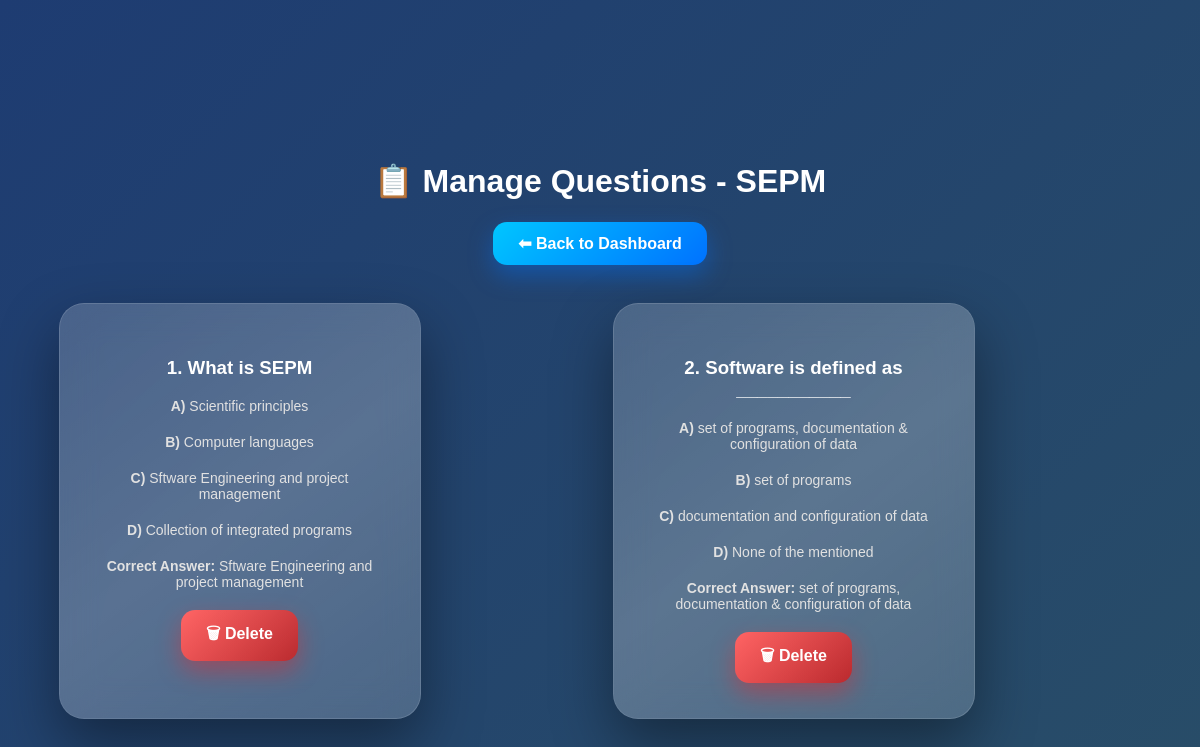
The app's page /manage_questions (signed in) with its own data.
### tables this page shows
CREATE TABLE exams(
                    id INTEGER PRIMARY KEY AUTOINCREMENT,
                    teacher_name TEXT,
                    subject TEXT,
                    question TEXT,
                    option1 TEXT,
                    option2 TEXT,
                    option3 TEXT,
                    option4 TEXT,
                    answer TEXT
                );

### app.py (the view)
@app.route("/manage_questions")
def manage_questions():
    if "teacher_name" not in session:
        return redirect("/teacher")
    conn = sqlite3.connect(DATABASE)
    c = conn.cursor()
    c.execute("SELECT * FROM exams WHERE subject = ?",
              (session["subject"],))
    questions = c.fetchall()
    conn.close()
    return render_template("manage_questions.html",
                           questions=questions,
                           subject=session["subject"])

### templates/manage_questions.html (shortened to what this page needs)
<!DOCTYPE html>
<html>
<head>
    <link rel="stylesheet" href="{{ url_for('static', filename='teacher.css') }}">
</head>
<body>
<div class="dashboard-container">
    <h1>📋 Manage Questions - {{ subject }}</h1>
    <a href="{{ url_for('teacher_dashboard') }}" class="btn">⬅ Back to Dashboard</a>
    <br><br>
    {% if questions %}
        <div class="questions-grid">
            {% for q in questions %}
            <div class="card">
                <h3>{{ loop.index }}. {{ q[3] }}</h3>
                <p><b>A)</b> {{ q[4] }}</p>
                <p><b>B)</b> {{ q[5] }}</p>
                <p><b>C)</b> {{ q[6] }}</p>
                <p><b>D)</b> {{ q[7] }}</p>
                <p><b>Correct Answer:</b> {{ q[8] }}</p>
                <a href="{{ url_for('delete_question', question_id=q[0]) }}"
                   class="btn logout-btn"
                   onclick="return confirm('Are you sure you want to delete this question?');">
                   🗑 Delete
                </a>
            </div>
            {% endfor %}
        </div>
    {% else %}
        <p>No questions created yet.</p>
    {% endif %}
</div>
</body>
</html>

### static/teacher.css (style rules this page uses)
body { margin: 0; font-family: 'Poppins', sans-serif; min-height: 100vh; background: linear-gradient(-45deg, #0f2027, #203a43, #2c5364, #1e3c72); background-size: 400% 400%; animation: gradientBG 12s ease infinite; display: flex; justify-content: center; align-items: center; padding: 30px; }
.dashboard-container { text-align: center; color: white; width: 95%; max-width: 1100px; }
.card { background: rgba(255, 255, 255, 0.12); backdrop-filter: blur(18px); border-radius: 25px; padding: 35px 30px; width: 300px; color: white; box-shadow: 0 25px 60px rgba(0,0,0,0.4); border: 1px solid rgba(255,255,255,0.2); transition: 0.4s ease; position: relative; overflow: hidden; }
.card::before { content: ""; position: absolute; top: -50%; left: -50%; width: 200%; height: 200%; background: linear-gradient( 120deg, transparent, rgba(255,255,255,0.15), transparent ); transform: rotate(25deg); transition: 0.6s; }
.card p { color: #ddd; font-size: 14px; margin-bottom: 20px; }
.btn { display: inline-block; padding: 12px 25px; background: linear-gradient(135deg, #00c6ff, #0072ff); color: white; text-decoration: none; border-radius: 14px; font-weight: 600; transition: 0.3s ease; box-shadow: 0 10px 25px rgba(0, 114, 255, 0.4); }
.logout-btn { background: linear-gradient(135deg, #ff4d4d, #b31217); box-shadow: 0 10px 25px rgba(255, 0, 0, 0.4); }
.questions-grid { display: grid; grid-template-columns: repeat(auto-fit, minmax(300px, 1fr)); gap: 25px; margin-top: 20px; }
.questions-grid .card { margin-bottom: 0; }

### records on screen
exams: question "What is SEPM", option1 "Scientific principles", option2 "Computer languages", option3 "Sftware Engineering and project management", option4 "Collection of integrated programs", answer "Sftware Engineering and project management"
exams: question "Software is defined as ___________", option1 "set of programs, documentation & configuration of data", option2 "set of programs", option3 "documentation and configuration of data", option4 "None of the mentioned", answer "set of programs, documentation & configuration of data"

### other values on screen
{{ subject }} "SEPM"
